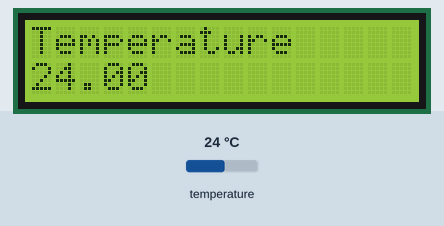
Simulated run of this sketch. Board: ESP8266 (Wemos D1 mini). On the bench: 16×2 character LCD. Inputs (shaded band) come from the test bench; at power-on: temperature 24 °C. WiFi joins after 1.5 s; servers stay silent unless stated; what the sketch prints to the serial monitor is not drawn.

Above: at 3.2 s.
3.3 s: temperature set to 12 °C
At 4.5 s:
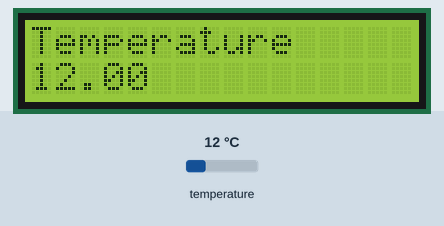
5.4 s: temperature set to 28 °C
At 7.7 s:
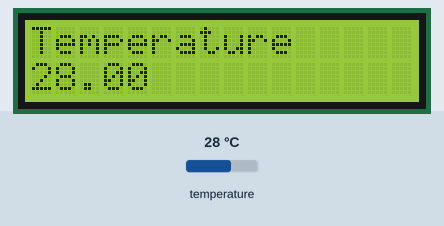
8.0 s: temperature set to 33 °C
At 10.3 s:
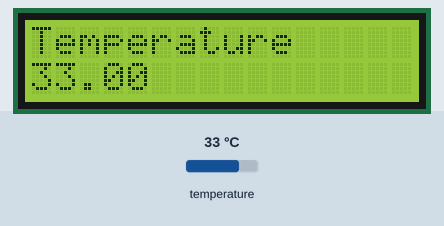
10.7 s: temperature set to 7 °C
At 12.5 s:
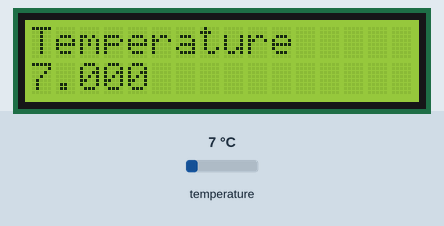
Timing chart, 0 to 14.0 s (numbered marks = the images above; inputs shaded):
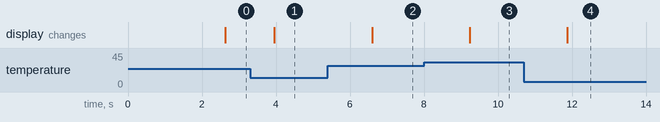

The sketch:

WemosTempWifi.ino
```cpp
#include <ESP8266WiFi.h>
#include <ESP8266mDNS.h>
#include <WiFiUdp.h>
#include <ArduinoOTA.h>

#include <OneWire.h>
#include <Wire.h>
#include <LiquidCrystal_I2C.h>

#ifndef STASSID
#define STASSID "mebcity"
#define STAPSK  "password"
#endif

const char* ssid = STASSID;
const char* password = STAPSK;

// TImUS 2019
// OneWire DS18S20, DS18B20, DS1822 Temperature Example
//
// http://www.pjrc.com/teensy/td_libs_OneWire.html
//
// The DallasTemperature library can do all this work for you!
// http://milesburton.com/Dallas_Temperature_Control_Library

OneWire  ds(2);  // on pin 2 (a 4.7K resistor is necessary)
// initialize the library by associating any needed LCD interface pin
// with the arduino pin number it is connected to

//LiquidCrystal_I2C lcd(0x3F,16,2); // set the LCD address to 0x3F for a 16 chars and 2 line display
LiquidCrystal_I2C lcd(0x27, 16, 2);

void setup() {
  Serial.begin(9600);
  lcd.begin(4,5);  // sda=4, scl=5
  lcd.print("Temperature");

  Serial.println("Booting");
  WiFi.mode(WIFI_STA);
  WiFi.begin(ssid, password);
  while (WiFi.waitForConnectResult() != WL_CONNECTED) {
    Serial.println("Connection Failed! Rebooting...");
    delay(5000);
    ESP.restart();
  }

  // Port defaults to 8266
  // ArduinoOTA.setPort(8266);

  // Hostname defaults to esp8266-[ChipID]
  // ArduinoOTA.setHostname("myesp8266");

  // No authentication by default
  // ArduinoOTA.setPassword("admin");

  // Password can be set with it's md5 value as well
  // MD5(admin) = 21232f297a57a5a743894a0e4a801fc3
  // ArduinoOTA.setPasswordHash("21232f297a57a5a743894a0e4a801fc3");

  ArduinoOTA.onStart([]() {
    String type;
    if (ArduinoOTA.getCommand() == U_FLASH) {
      type = "sketch";
    } else { // U_SPIFFS
      type = "filesystem";
    }

    // NOTE: if updating SPIFFS this would be the place to unmount SPIFFS using SPIFFS.end()
    Serial.println("Start updating " + type);
  });
  ArduinoOTA.onEnd([]() {
    Serial.println("\nEnd");
  });
  ArduinoOTA.onProgress([](unsigned int progress, unsigned int total) {
    Serial.printf("Progress: %u%%\r", (progress / (total / 100)));
  });
  ArduinoOTA.onError([](ota_error_t error) {
    Serial.printf("Error[%u]: ", error);
    if (error == OTA_AUTH_ERROR) {
      Serial.println("Auth Failed");
    } else if (error == OTA_BEGIN_ERROR) {
      Serial.println("Begin Failed");
    } else if (error == OTA_CONNECT_ERROR) {
      Serial.println("Connect Failed");
    } else if (error == OTA_RECEIVE_ERROR) {
      Serial.println("Receive Failed");
    } else if (error == OTA_END_ERROR) {
      Serial.println("End Failed");
    }
  });
  ArduinoOTA.begin();
  Serial.println("Ready");
  Serial.print("IP address: ");
  Serial.println(WiFi.localIP());
}

void loop() {
  ArduinoOTA.handle();
   byte i;
  byte present = 0;
  byte type_s;
  byte data[12];
  byte addr[8];
  float celsius, fahrenheit;


  // print the number of seconds since reset:
 // lcd.print(millis() / 1000);

  if ( !ds.search(addr)) {
    Serial.println("No more addresses.");
    Serial.println();
    ds.reset_search();
    delay(250);
    return;
  }

  Serial.print("ROM =");
  for( i = 0; i < 8; i++) {
    Serial.write(' ');
    Serial.print(addr[i], HEX);
  }

  if (OneWire::crc8(addr, 7) != addr[7]) {
      Serial.println("CRC is not valid!");
      return;
  }
  Serial.println();

  // the first ROM byte indicates which chip
  switch (addr[0]) {
    case 0x10:
      Serial.println("  Chip = DS18S20");  // or old DS1820
      type_s = 1;
      break;
    case 0x28:
      Serial.println("  Chip = DS18B20");
      type_s = 0;
      break;
    case 0x22:
      Serial.println("  Chip = DS1822");
      type_s = 0;
      break;
    default:
      Serial.println("Device is not a DS18x20 family device.");
      return;
  }

  ds.reset();
  ds.select(addr);
  ds.write(0x44, 1);        // start conversion, with parasite power on at the end

  delay(1000);     // maybe 750ms is enough, maybe not
  // we might do a ds.depower() here, but the reset will take care of it.

  present = ds.reset();
  ds.select(addr);
  ds.write(0xBE);         // Read Scratchpad

  Serial.print("  Data = ");
  Serial.print(present, HEX);
  Serial.print(" ");
  for ( i = 0; i < 9; i++) {           // we need 9 bytes
    data[i] = ds.read();
    Serial.print(data[i], HEX);
    Serial.print(" ");
  }
  Serial.print(" CRC=");
  Serial.print(OneWire::crc8(data, 8), HEX);
  Serial.println();

  // Convert the data to actual temperature
  // because the result is a 16 bit signed integer, it should
  // be stored to an "int16_t" type, which is always 16 bits
  // even when compiled on a 32 bit processor.
  int16_t raw = (data[1] << 8) | data[0];
  if (type_s) {
    raw = raw << 3; // 9 bit resolution default
    if (data[7] == 0x10) {
      // "count remain" gives full 12 bit resolution
      raw = (raw & 0xFFF0) + 12 - data[6];
    }
  } else {
    byte cfg = (data[4] & 0x60);
    // at lower res, the low bits are undefined, so let's zero them
    if (cfg == 0x00) raw = raw & ~7;  // 9 bit resolution, 93.75 ms
    else if (cfg == 0x20) raw = raw & ~3; // 10 bit res, 187.5 ms
    else if (cfg == 0x40) raw = raw & ~1; // 11 bit res, 375 ms
    //// default is 12 bit resolution, 750 ms conversion time
  }
  celsius = (float)raw / 16.0;
  fahrenheit = celsius * 1.8 + 32.0;
  Serial.print("  Temperature = ");
  Serial.print(celsius);
  Serial.print(" Celsius, ");
  Serial.print(fahrenheit);
  Serial.println(" Fahrenheit");

  // set the cursor to column 0, line 1
  // (note: line 1 is the second row, since counting begins with 0):
  lcd.setCursor(0, 1);
  lcd.print(celsius);
}
```

Measured:
- after the input at 3.3 s, the display: changes after 0.65 s (image 1)
- after the input at 5.4 s, the display: changes after 1.2 s (image 2)
- after the input at 8.0 s, the display: changes after 1.2 s (image 3)
- after the input at 10.7 s, the display: changes after 1.2 s (image 4)
